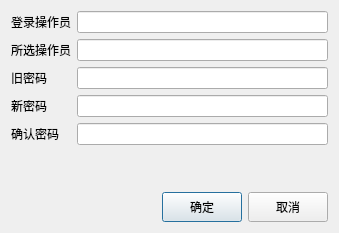
<?xml version="1.0" encoding="UTF-8"?>
<ui version="4.0">
 <class>w_sys_manage_operatorright_pwdchange</class>
 <widget class="QDialog" name="w_sys_manage_operatorright_pwdchange">
  <property name="geometry">
   <rect>
    <x>0</x>
    <y>0</y>
    <width>339</width>
    <height>233</height>
   </rect>
  </property>
  <property name="windowTitle">
   <string>Dialog</string>
  </property>
  <layout class="QVBoxLayout" name="verticalLayout">
   <item>
    <layout class="QGridLayout" name="gridLayout">
     <item row="0" column="0">
      <widget class="QLabel" name="label_5">
       <property name="text">
        <string>登录操作员</string>
       </property>
      </widget>
     </item>
     <item row="0" column="1">
      <widget class="QLineEdit" name="lineEdit_login_operator"/>
     </item>
     <item row="1" column="1">
      <widget class="QLineEdit" name="lineEdit_cur_operator"/>
     </item>
     <item row="2" column="1">
      <widget class="QLineEdit" name="lineEdit_oldpwd"/>
     </item>
     <item row="3" column="0">
      <widget class="QLabel" name="label_2">
       <property name="text">
        <string>新密码</string>
       </property>
      </widget>
     </item>
     <item row="3" column="1">
      <widget class="QLineEdit" name="lineEdit_newpwd"/>
     </item>
     <item row="4" column="1">
      <widget class="QLineEdit" name="lineEdit_newpwd2"/>
     </item>
     <item row="1" column="0">
      <widget class="QLabel" name="label_4">
       <property name="text">
        <string>所选操作员</string>
       </property>
      </widget>
     </item>
     <item row="2" column="0">
      <widget class="QLabel" name="label_oldpwd">
       <property name="text">
        <string>旧密码</string>
       </property>
      </widget>
     </item>
     <item row="4" column="0">
      <widget class="QLabel" name="label_3">
       <property name="text">
        <string>确认密码</string>
       </property>
      </widget>
     </item>
    </layout>
   </item>
   <item>
    <widget class="lds_key3x4" name="widget_2" native="true"/>
   </item>
   <item>
    <layout class="QHBoxLayout" name="horizontalLayout">
     <item>
      <spacer name="horizontalSpacer">
       <property name="orientation">
        <enum>Qt::Horizontal</enum>
       </property>
       <property name="sizeHint" stdset="0">
        <size>
         <width>40</width>
         <height>20</height>
        </size>
       </property>
      </spacer>
     </item>
     <item>
      <widget class="QPushButton" name="pushButton_ok">
       <property name="minimumSize">
        <size>
         <width>80</width>
         <height>30</height>
        </size>
       </property>
       <property name="text">
        <string>确定</string>
       </property>
       <property name="outer_stylesheet" stdset="0">
        <string>pushbutton</string>
       </property>
      </widget>
     </item>
     <item>
      <widget class="QPushButton" name="pushButton_cancel">
       <property name="minimumSize">
        <size>
         <width>80</width>
         <height>30</height>
        </size>
       </property>
       <property name="text">
        <string>取消</string>
       </property>
       <property name="outer_stylesheet" stdset="0">
        <string>pushbutton</string>
       </property>
      </widget>
     </item>
    </layout>
   </item>
  </layout>
 </widget>
 <customwidgets>
  <customwidget>
   <class>lds_key3x4</class>
   <extends>QWidget</extends>
   <header>lds_key3x4.h</header>
   <container>1</container>
  </customwidget>
 </customwidgets>
 <resources/>
 <connections/>
</ui>
